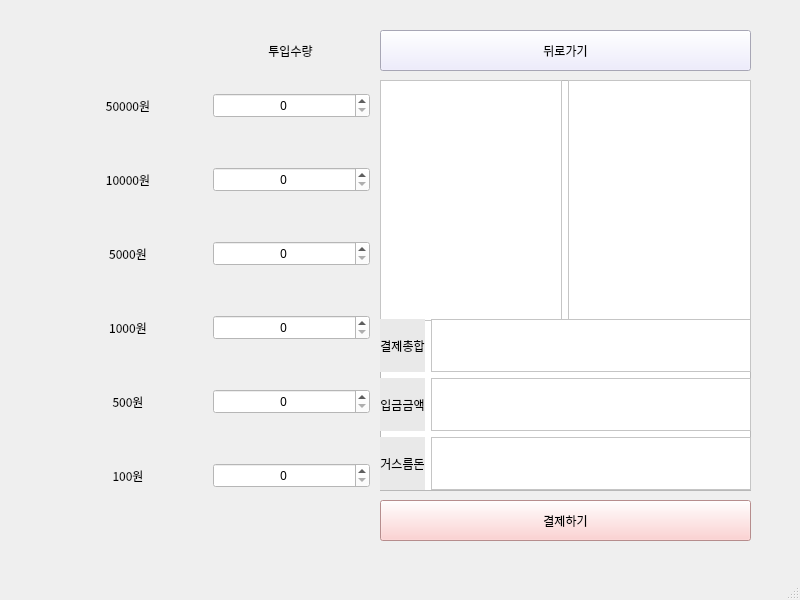
<?xml version="1.0" encoding="UTF-8"?>
<ui version="4.0">
 <class>payment</class>
 <widget class="QMainWindow" name="payment">
  <property name="enabled">
   <bool>true</bool>
  </property>
  <property name="geometry">
   <rect>
    <x>0</x>
    <y>0</y>
    <width>800</width>
    <height>600</height>
   </rect>
  </property>
  <property name="font">
   <font>
    <family>Helvetica</family>
   </font>
  </property>
  <property name="windowTitle">
   <string>MainWindow</string>
  </property>
  <widget class="QWidget" name="centralwidget">
   <widget class="QPushButton" name="pushButton_2">
    <property name="geometry">
     <rect>
      <x>380</x>
      <y>500</y>
      <width>371</width>
      <height>41</height>
     </rect>
    </property>
    <property name="font">
     <font>
      <family>문체부 제목 바탕체</family>
     </font>
    </property>
    <property name="styleSheet">
     <string notr="true">background-color: rgb(255, 197, 197);</string>
    </property>
    <property name="text">
     <string>결제하기</string>
    </property>
   </widget>
   <widget class="QWidget" name="gridLayoutWidget">
    <property name="geometry">
     <rect>
      <x>49</x>
      <y>50</y>
      <width>321</width>
      <height>481</height>
     </rect>
    </property>
    <property name="font">
     <font>
      <family>문체부 제목 바탕체</family>
     </font>
    </property>
    <layout class="QGridLayout" name="gridLayout">
     <item row="2" column="1">
      <widget class="QSpinBox" name="money_5000">
       <property name="styleSheet">
        <string notr="true">background-color: rgb(255, 255, 255);</string>
       </property>
       <property name="alignment">
        <set>Qt::AlignCenter</set>
       </property>
      </widget>
     </item>
     <item row="5" column="1">
      <widget class="QSpinBox" name="money_100">
       <property name="styleSheet">
        <string notr="true">background-color: rgb(255, 255, 255);</string>
       </property>
       <property name="alignment">
        <set>Qt::AlignCenter</set>
       </property>
      </widget>
     </item>
     <item row="1" column="1">
      <widget class="QSpinBox" name="money_10000">
       <property name="styleSheet">
        <string notr="true">background-color: rgb(255, 255, 255);</string>
       </property>
       <property name="alignment">
        <set>Qt::AlignCenter</set>
       </property>
      </widget>
     </item>
     <item row="0" column="0">
      <widget class="QLabel" name="label">
       <property name="font">
        <font>
         <family>문체부 제목 바탕체</family>
        </font>
       </property>
       <property name="text">
        <string>50000원</string>
       </property>
       <property name="alignment">
        <set>Qt::AlignCenter</set>
       </property>
      </widget>
     </item>
     <item row="1" column="0">
      <widget class="QLabel" name="label_2">
       <property name="text">
        <string>10000원</string>
       </property>
       <property name="alignment">
        <set>Qt::AlignCenter</set>
       </property>
      </widget>
     </item>
     <item row="4" column="0">
      <widget class="QLabel" name="label_5">
       <property name="text">
        <string>500원</string>
       </property>
       <property name="alignment">
        <set>Qt::AlignCenter</set>
       </property>
      </widget>
     </item>
     <item row="3" column="0">
      <widget class="QLabel" name="label_4">
       <property name="text">
        <string>1000원</string>
       </property>
       <property name="alignment">
        <set>Qt::AlignCenter</set>
       </property>
      </widget>
     </item>
     <item row="0" column="1">
      <widget class="QSpinBox" name="money_50000">
       <property name="styleSheet">
        <string notr="true">background-color: rgb(255, 255, 255);</string>
       </property>
       <property name="alignment">
        <set>Qt::AlignCenter</set>
       </property>
      </widget>
     </item>
     <item row="3" column="1">
      <widget class="QSpinBox" name="money_1000">
       <property name="styleSheet">
        <string notr="true">background-color: rgb(255, 255, 255);</string>
       </property>
       <property name="alignment">
        <set>Qt::AlignCenter</set>
       </property>
      </widget>
     </item>
     <item row="2" column="0">
      <widget class="QLabel" name="label_3">
       <property name="text">
        <string>5000원</string>
       </property>
       <property name="alignment">
        <set>Qt::AlignCenter</set>
       </property>
      </widget>
     </item>
     <item row="4" column="1">
      <widget class="QSpinBox" name="money_500">
       <property name="styleSheet">
        <string notr="true">background-color: rgb(255, 255, 255);</string>
       </property>
       <property name="alignment">
        <set>Qt::AlignCenter</set>
       </property>
      </widget>
     </item>
     <item row="5" column="0">
      <widget class="QLabel" name="label_6">
       <property name="text">
        <string>100원</string>
       </property>
       <property name="alignment">
        <set>Qt::AlignCenter</set>
       </property>
      </widget>
     </item>
    </layout>
   </widget>
   <widget class="QPushButton" name="pushButton">
    <property name="geometry">
     <rect>
      <x>380</x>
      <y>30</y>
      <width>371</width>
      <height>41</height>
     </rect>
    </property>
    <property name="font">
     <font>
      <family>문체부 제목 바탕체</family>
     </font>
    </property>
    <property name="styleSheet">
     <string notr="true">background-color: rgb(234, 232, 254);</string>
    </property>
    <property name="text">
     <string>뒤로가기</string>
    </property>
   </widget>
   <widget class="QWidget" name="horizontalLayoutWidget">
    <property name="geometry">
     <rect>
      <x>380</x>
      <y>80</y>
      <width>371</width>
      <height>241</height>
     </rect>
    </property>
    <property name="font">
     <font>
      <family>문체부 제목 바탕체</family>
     </font>
    </property>
    <layout class="QHBoxLayout" name="horizontalLayout">
     <item>
      <widget class="QListWidget" name="menuName">
       <property name="styleSheet">
        <string notr="true">background-color: rgb(255, 255, 255);</string>
       </property>
      </widget>
     </item>
     <item>
      <widget class="QListWidget" name="menuPrice">
       <property name="styleSheet">
        <string notr="true">background-color: rgb(255, 255, 255);</string>
       </property>
      </widget>
     </item>
    </layout>
   </widget>
   <widget class="QWidget" name="gridLayoutWidget_2">
    <property name="geometry">
     <rect>
      <x>380</x>
      <y>319</y>
      <width>371</width>
      <height>171</height>
     </rect>
    </property>
    <property name="font">
     <font>
      <family>문체부 제목 바탕체</family>
     </font>
    </property>
    <layout class="QGridLayout" name="gridLayout_2">
     <item row="0" column="0">
      <widget class="QLabel" name="label_9">
       <property name="font">
        <font>
         <family>문체부 제목 바탕체</family>
        </font>
       </property>
       <property name="styleSheet">
        <string notr="true">background-color: rgb(233, 233, 233);</string>
       </property>
       <property name="text">
        <string>결제총합</string>
       </property>
       <property name="alignment">
        <set>Qt::AlignCenter</set>
       </property>
      </widget>
     </item>
     <item row="1" column="0">
      <widget class="QLabel" name="label_10">
       <property name="font">
        <font>
         <family>문체부 제목 바탕체</family>
        </font>
       </property>
       <property name="styleSheet">
        <string notr="true">background-color: rgb(233, 233, 233);</string>
       </property>
       <property name="text">
        <string>입금금액</string>
       </property>
       <property name="alignment">
        <set>Qt::AlignCenter</set>
       </property>
      </widget>
     </item>
     <item row="2" column="0">
      <widget class="QLabel" name="label_11">
       <property name="font">
        <font>
         <family>문체부 제목 바탕체</family>
        </font>
       </property>
       <property name="styleSheet">
        <string notr="true">background-color: rgb(233, 233, 233);</string>
       </property>
       <property name="text">
        <string>거스름돈</string>
       </property>
       <property name="alignment">
        <set>Qt::AlignCenter</set>
       </property>
      </widget>
     </item>
     <item row="1" column="1">
      <widget class="QTextEdit" name="input_price">
       <property name="styleSheet">
        <string notr="true">background-color: rgb(255, 255, 255);</string>
       </property>
      </widget>
     </item>
     <item row="2" column="1">
      <widget class="QTextEdit" name="change_price">
       <property name="styleSheet">
        <string notr="true">background-color: rgb(255, 255, 255);</string>
       </property>
      </widget>
     </item>
     <item row="0" column="1">
      <widget class="QTextEdit" name="total_price">
       <property name="styleSheet">
        <string notr="true">background-color: rgb(255, 255, 255);
</string>
       </property>
      </widget>
     </item>
    </layout>
   </widget>
   <widget class="QListWidget" name="listWidget">
    <property name="geometry">
     <rect>
      <x>380</x>
      <y>80</y>
      <width>371</width>
      <height>411</height>
     </rect>
    </property>
    <property name="font">
     <font>
      <family>문체부 제목 바탕체</family>
     </font>
    </property>
   </widget>
   <widget class="QLabel" name="label_15">
    <property name="geometry">
     <rect>
      <x>210</x>
      <y>20</y>
      <width>161</width>
      <height>61</height>
     </rect>
    </property>
    <property name="font">
     <font>
      <family>문체부 제목 바탕체</family>
     </font>
    </property>
    <property name="text">
     <string>투입수량</string>
    </property>
    <property name="alignment">
     <set>Qt::AlignCenter</set>
    </property>
   </widget>
   <zorder>listWidget</zorder>
   <zorder>pushButton_2</zorder>
   <zorder>gridLayoutWidget</zorder>
   <zorder>pushButton</zorder>
   <zorder>horizontalLayoutWidget</zorder>
   <zorder>gridLayoutWidget_2</zorder>
   <zorder>label_15</zorder>
  </widget>
  <widget class="QMenuBar" name="menubar">
   <property name="geometry">
    <rect>
     <x>0</x>
     <y>0</y>
     <width>800</width>
     <height>17</height>
    </rect>
   </property>
  </widget>
  <widget class="QStatusBar" name="statusbar"/>
 </widget>
 <resources/>
 <connections/>
</ui>
